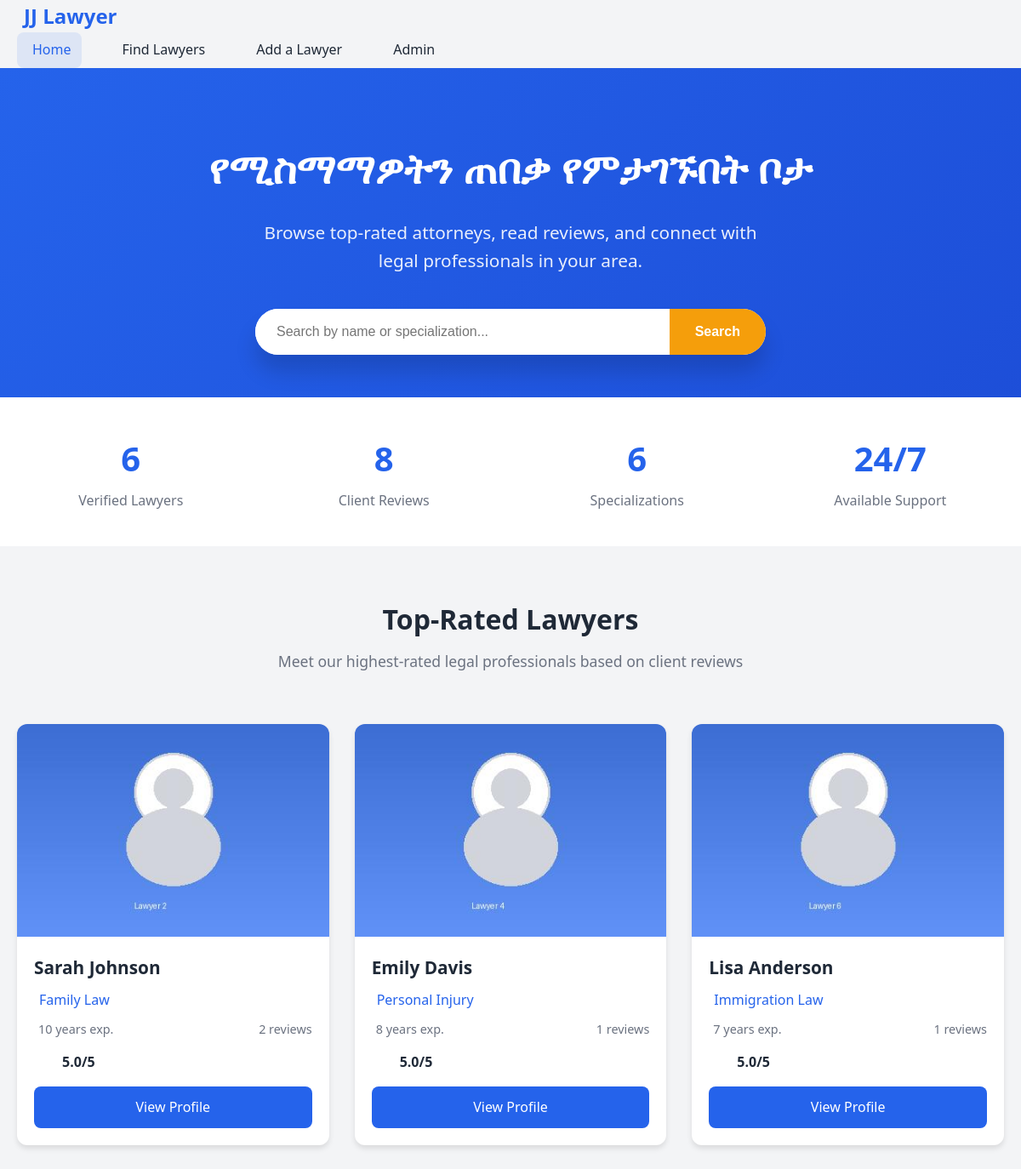
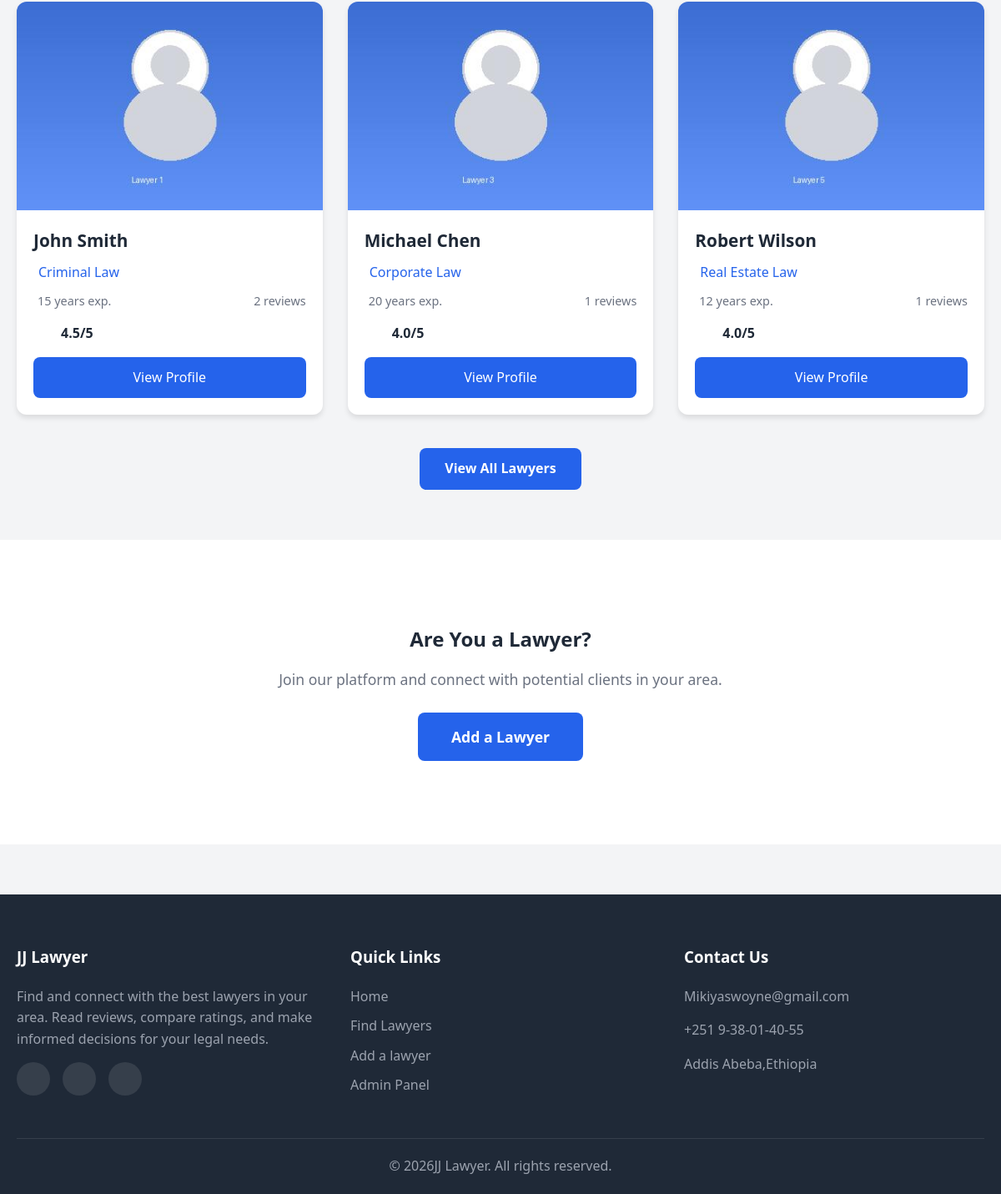
The page / on the database its author committed (2 pictures, top to bottom).
### tables this page shows
CREATE TABLE IF NOT EXISTS lawyers (
     
    id INT AUTO_INCREMENT PRIMARY KEY,
    
     
    name VARCHAR(255) NOT NULL,
    
     
    photo VARCHAR(255) DEFAULT 'default-avatar.jpg',
    
     
    specialization VARCHAR(100) NOT NULL,
    
     
    experience INT DEFAULT 0,
    
     
    phone VARCHAR(20),
    
     
    email VARCHAR(255),
    
     
    status TINYINT DEFAULT 0,
    
     
    created_at TIMESTAMP DEFAULT CURRENT_TIMESTAMP
);

### index.php (the view, shortened to what this page needs)
<?php
include 'includes/database.php';
include 'includes/header.php';
try {
    $sql = "
        SELECT
            l.*,
            COALESCE(AVG(r.rating), 0) as avg_rating,
            COUNT(r.id) as review_count
        FROM lawyers l
        LEFT JOIN reviews r ON l.id = r.lawyer_id
        WHERE l.status = 1
        GROUP BY l.id
        ORDER BY avg_rating DESC, review_count DESC
        LIMIT 6
    ";
    $stmt = $pdo->query($sql);
    $topLawyers = $stmt->fetchAll();
} catch (PDOException $e) {
    $topLawyers = [];
    echo '';
}
try {
    $lawyerCount = $pdo->query("SELECT COUNT(*) FROM lawyers WHERE status = 1")->fetchColumn();
    $reviewCount = $pdo->query("SELECT COUNT(*) FROM reviews")->fetchColumn();
    $specCount = $pdo->query("SELECT COUNT(DISTINCT specialization) FROM lawyers WHERE status = 1")->fetchColumn();
} catch (PDOException $e) {
    $lawyerCount = 0;
    $reviewCount = 0;
    $specCount = 0;
}
?>
<section class="hero">
    <div class="container">
        <h1>የሚስማማዎትን ጠበቃ የምታገኙበት ቦታ</h1>
        <p>Browse top-rated attorneys, read reviews, and connect with legal professionals in your area.</p>
        <form action="lawyers.php" method="GET" class="search-box">
            <input
                type="text"
                name="search"
                placeholder="Search by name or specialization..."
                aria-label="Search lawyers"
            >
            <button type="submit">
                <i class="fas fa-search"></i> Search
            </button>
        </form>
    </div>
</section>
<section class="stats-section">
    <div class="container">
        <div class="stats-grid">
            <div class="stat-item">
                <h3><?php echo $lawyerCount; ?></h3>
                <p>Verified Lawyers</p>
            </div>
            <div class="stat-item">
                <h3><?php echo $reviewCount; ?></h3>
                <p>Client Reviews</p>
            </div>
            <div class="stat-item">
                <h3><?php echo $specCount; ?></h3>
                <p>Specializations</p>
            </div>
            <div class="stat-item">
                <h3>24/7</h3>
                <p>Available Support</p>
            </div>
        </div>
    </div>
</section>
<section class="section">
    <div class="container">
        <div class="section-title">
            <h2>Top-Rated Lawyers</h2>
            <p>Meet our highest-rated legal professionals based on client reviews</p>
        </div>
        <?php if (count($topLawyers) > 0): ?>
            <div class="lawyers-grid">
                <?php foreach ($topLawyers as $lawyer): ?>
                    <div class="lawyer-card">
                        <img
                            src="images/<?php echo htmlspecialchars($lawyer['photo']); ?>"
                            alt="<?php echo htmlspecialchars($lawyer['name']); ?>"
                            class="lawyer-photo"
                            onerror="this.src='images/default-avatar.jpg'"
                        >
                        <div class="lawyer-info">
                            <h3><?php echo htmlspecialchars($lawyer['name']); ?></h3>
                            <div class="lawyer-specialization">
                                <?php echo htmlspecialchars($lawyer['specialization']); ?>
                            </div>
                            <div class="lawyer-meta">
                                <span>
                                    <?php echo $lawyer['experience']; ?> years exp.
                                </span>
                                <span>
                                    <?php echo $lawyer['review_count']; ?> reviews
                                </span>
                            </div>
                            <div class="rating" style="margin-bottom: 15px;">
                                <span class="rating-number">
                                    <?php echo number_format($lawyer['avg_rating'], 1); ?>/5
                                </span>
                            </div>
                            <a href="lawyer-profile.php?id=<?php echo $lawyer['id']; ?>" class="btn-view-profile">
                                View Profile <i class="fas fa-arrow-right"></i>
                            </a>
                        </div>
                    </div>
                <?php endforeach; ?>
            </div>
            <div class="text-center mt-20">
                <a href="lawyers.php" class="btn btn-primary">
                    View All Lawyers <i class="fas fa-arrow-right"></i>
                </a>
            </div>
        <?php endif; ?>
    </div>
</section>
<section class="section" style="background-color: var(--bg-white);">
    <div class="container">
        <div class="text-center" style="padding: 40px 0;">
            <h2 style="margin-bottom: 15px;">Are You a Lawyer?</h2>
            <p style="font-size: 1.1rem; color: var(--text-light); margin-bottom: 25px;">
                Join our platform and connect with potential clients in your area.
            </p>
            <a href="add-lawyer.php" class="btn btn-primary" style="font-size: 1.1rem; padding: 15px 40px;">
                <i class="fas fa-user-plus"></i> Add a Lawyer
            </a>
        </div>
    </div>
</section>
<?php
include 'includes/footer.php';
?>

### includes/header.php (shortened to what this page needs)
<!DOCTYPE html>
<html lang="en">
<head>
    <link rel="stylesheet" href="css/style.css">
    <link rel="stylesheet" href="https:
</head>
<body>
    <nav class="navbar">
        <div class="container">
            <a href="index.php" class="logo">
                <i class="fas fa-balance-scale"></i> JJ Lawyer
            </a>
            <ul class="nav-links">
                <li><a href="index.php" class="<?php echo basename($_SERVER['PHP_SELF']) == 'index.php' ? 'active' : ''; ?>">
                    <i class="fas fa-home"></i> Home
                </a></li>
                <li><a href="lawyers.php" class="<?php echo basename($_SERVER['PHP_SELF']) == 'lawyers.php' ? 'active' : ''; ?>">
                    <i class="fas fa-users"></i> Find Lawyers
                </a></li>
                <li><a href="add-lawyer.php" class="<?php echo basename($_SERVER['PHP_SELF']) == 'add-lawyer.php' ? 'active' : ''; ?>">
                    <i class="fas fa-user-plus"></i> Add a Lawyer
                </a></li>
                <li><a href="admin/admin.php" class="<?php echo basename($_SERVER['PHP_SELF']) == 'admin.php' ? 'active' : ''; ?>">
                    <i class="fas fa-cog"></i> Admin
                </a></li>
            </ul>
        </div>
    <main class="main-content">

### includes/footer.php (shortened to what this page needs)
    </main>
    <footer class="footer">
        <div class="container">
            <div class="footer-grid">
                <div class="footer-section">
                    <h3><i class="fas fa-balance-scale"></i> JJ Lawyer</h3>
                    <p>Find and connect with the best lawyers in your area. Read reviews, compare ratings, and make informed decisions for your legal needs.</p>
                    <div class="social-links">
                        <a href="#"><i class="fab fa-facebook"></i></a>
                        <a href="#"><i class="fab fa-twitter"></i></a>
                        <a href="#"><i class="fab fa-linkedin"></i></a>
                    </div>
                </div>
                <div class="footer-section">
                    <h3>Quick Links</h3>
                    <ul>
                        <li><a href="index.php">Home</a></li>
                        <li><a href="lawyers.php">Find Lawyers</a></li>
                        <li><a href="add-lawyer.php">Add a lawyer</a></li>
                        <li><a href="admin/admin.php">Admin Panel</a></li>
                    </ul>
                </div>
                <div class="footer-section">
                    <h3>Contact Us</h3>
                    <p><i class="fas fa-envelope"></i> Mikiyaswoyne@gmail.com</p>
                    <p><i class="fas fa-phone"></i>+251 9-38-01-40-55</p>
                    <p><i class="fas fa-map-marker-alt"></i> Addis Abeba,Ethiopia</p>
                </div>
            </div>
            <div class="copyright">
                <p>&copy; <?php echo date('Y'); ?>JJ Lawyer. All rights reserved.</p>
            </div>
        </div>
    </footer>
</body>
</html>

### rows shown on the page
lawyers: photo (picture), name "Sarah Johnson", specialization "Family Law", experience "10", review_count "2", avg_rating "5.0"
lawyers: photo (picture), name "Emily Davis", specialization "Personal Injury", experience "8", review_count "1", avg_rating "5.0"
lawyers: photo (picture), name "Lisa Anderson", specialization "Immigration Law", experience "7", review_count "1", avg_rating "5.0"
lawyers: photo (picture), name "John Smith", specialization "Criminal Law", experience "15", review_count "2", avg_rating "4.5"
lawyers: photo (picture), name "Michael Chen", specialization "Corporate Law", experience "20", review_count "1", avg_rating "4.0"
lawyers: photo (picture), name "Robert Wilson", specialization "Real Estate Law", experience "12", review_count "1", avg_rating "4.0"

### other values the page prints
$lawyerCount "6"
$reviewCount "8"
$specCount "6"
